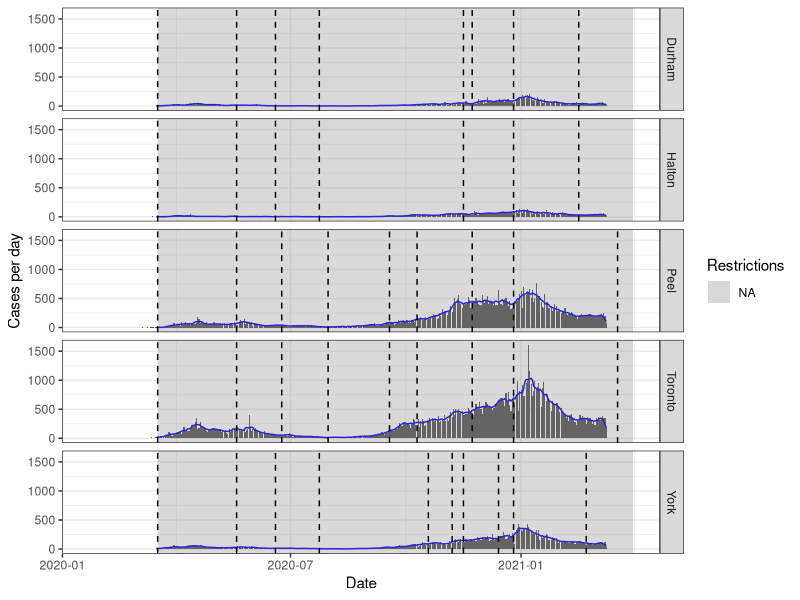
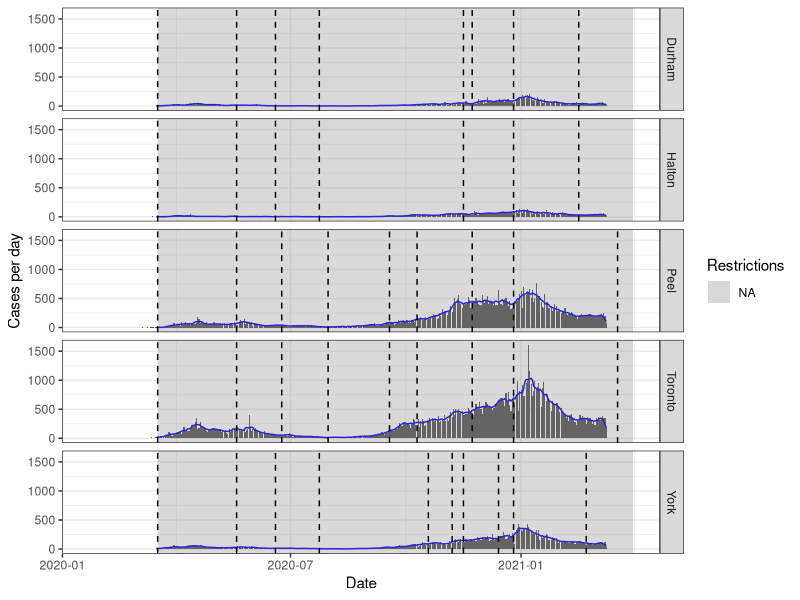

Source code (R) for these figures, in order:
## ---- chunk 1
library(tidyverse)
library(zoo) # for rolling averages
library(readxl)
## ---- chunk 2
# Cases data
cases <- read_csv('data/cleaned_cases.csv')

# Restriction data
timeline <- read_excel('data/restrictions.xlsx') %>% 
  mutate(Date_start = as.Date(Date_start)) %>% 
  mutate(Date_end = as.Date(Date_end)) %>% 
  pivot_longer(cols = Toronto:Halton, names_to = 'Region', values_to = 'Restrictions') %>% 
  mutate(Restrictions = factor(Restrictions, 
                               levels = c("Enhanced lockdown", "Lockdown/Stage 1", "Red/Stage 2/Modified Stage 2", "Green/Stage 3", "Orange/Gathering limits")))
## ---- chunk 3
Durham <- as.Date(c('2020-03-17', '2020-05-19', '2020-06-19', '2020-07-24', '2020-11-16', '2020-11-23', '2020-12-26', '2021-02-16'))
Halton <- as.Date(c('2020-03-17', '2020-05-19', '2020-06-19', '2020-07-24', '2020-11-16', '2020-12-26', '2021-02-16'))
Peel <- as.Date(c('2020-03-17', '2020-05-19', '2020-06-24', '2020-07-31', '2020-09-18', '2020-10-10', '2020-11-23', '2020-12-26', '2021-03-19'))
Toronto <- as.Date(c('2020-03-17', '2020-05-19', '2020-06-24', '2020-07-31', '2020-09-18', '2020-10-10', '2020-11-23', '2020-12-26', '2021-03-19'))
York <- as.Date(c('2020-03-17', '2020-05-19', '2020-06-19', '2020-07-24', '2020-10-19', '2020-11-07', '2020-11-16', '2020-12-14', '2020-12-26', '2021-02-22'))

breakpoints <- timeline %>% 
  filter((Region == 'Durham' & Date_start %in% Durham) |
         (Region == 'Halton' & Date_start %in% Halton) |
         (Region == 'Peel' & Date_start %in% Peel) |
         (Region == 'Toronto' & Date_start %in% Toronto) |
         (Region == 'York' & Date_start %in% York))
## ---- chunk 4
tidy_cases <- cases %>% 
  pivot_longer(cols = Durham:York, 
               names_to = 'Region', values_to = 'Cases per day')

rollmean <- cases %>% 
  mutate(across(where(is.numeric), ~ rollmean(., k = 7, fill = NA))) %>% 
  pivot_longer(cols = Durham:York, 
               names_to = 'Region', values_to = 'Cases per day') %>% 
  filter(Date >= '2020-03-16')
## ---- chunk 5
fill <- c("Enhanced lockdown"='gray33', "Lockdown/Stage 1"='gray66', "Red/Stage 2/Modified Stage 2"='red', "Green/Stage 3"='green', "Orange/Gathering limits"='orange')
## ---- chunk 6
cases_plot <- ggplot() +
  geom_bar(tidy_cases, mapping=aes(x=Date, y=`Cases per day`), stat="identity") +
  geom_line(rollmean, mapping=aes(x=Date, y=`Cases per day`), color='blue') +
  geom_rect(timeline, 
            mapping=aes(xmin=Date_start, xmax=Date_end, fill=Restrictions),
            ymin=-Inf, ymax=Inf, alpha=0.3) +
  geom_vline(breakpoints,
             mapping = aes(xintercept=Date_start),
             linetype = 'dashed') +
  scale_fill_manual(values=fill) +
  facet_grid(rows=vars(Region)) +
  theme_bw()

ggsave('graphs/cases.png', cases_plot, height = 8.5, width = 11, units = 'in')

cases_plot
